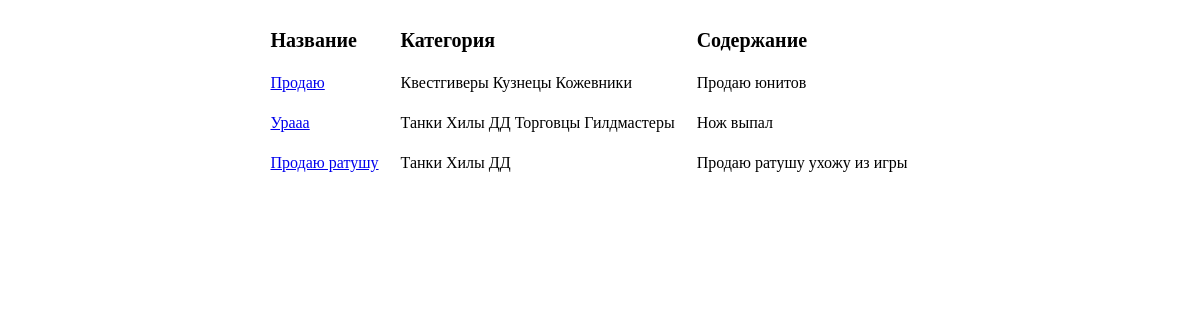
/posts/, run on an earlier commit of the app's database.
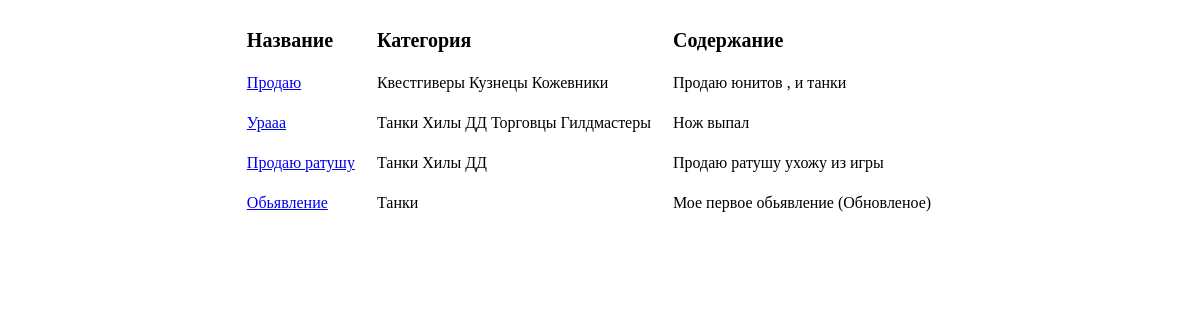
And on a later commit of the database.
### board/models.py (models this page shows, shortened)
class Post(models.Model):
    post_author = models.ForeignKey(User, on_delete=models.CASCADE)
    category = models.ManyToManyField(Category)
    title = models.CharField(max_length=50)
    content = models.TextField()

class Category(models.Model):
    name = models.CharField(max_length=255, unique=True)
    def __str__(self):
        return self.name

### board/views.py (the view)
# urls.py: path('', PostsList.as_view(), name='posts'),
class PostsList(ListView):
    model = Post
    template_name = 'posts_template.html'
    context_object_name = 'posts'
    def get_context_data(self, **kwargs):
        context = super().get_context_data(**kwargs)
        context['is_logged'] = self.request.user.is_authenticated
        context['current_user'] = self.request.user
        return context

### templates/posts_template.html (shortened to what this page needs)
<!DOCTYPE html>
<html lang="en">
<head>
</head>
<body>
    {% if posts %}
    <table align="center" cellspacing=20>
           <tr>
               <td style="font-size:20px"><b>Название</b></td>
               <td style="font-size:20px"><b>Категория</b></td>
               <td style="font-size:20px"><b>Содержание</b></td>
           </tr>
           {% for post in posts %}
           <tr>
               <td><a href="{% url 'post' post.id %}">{{ post.title }}</a></td>
               <td>
                   {% for cat in post.category.all %}
                   {{ cat }}
                   {% endfor %}
               </td>
               <td>{{ post.content|truncatewords:20}}</td>
               <td>
               </td>
           </tr>
           {% endfor %}
       </table>
   {% else %}
       <h2>Новостей нет!</h2>
   {% endif %}
</body>
</html>

What changed in the data, as far as the page shows it:
changed Post "Продаю": content "Продаю юнитов" → "Продаю юнитов , и танки"
added Post: title "Обьявление", content "Мое первое обьявление (Обновленое)", Category (name "Танки")
